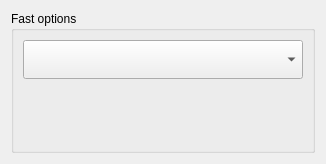
<?xml version="1.0" encoding="UTF-8"?>
<ui version="4.0">
 <class>FastMenu</class>
 <widget class="QWidget" name="FastMenu">
  <property name="geometry">
   <rect>
    <x>0</x>
    <y>0</y>
    <width>298</width>
    <height>164</height>
   </rect>
  </property>
  <layout class="QVBoxLayout" name="verticalLayout">
   <item>
    <widget class="QGroupBox" name="groupBox">
     <property name="title">
      <string>Fast options</string>
     </property>
     <property name="flat">
      <bool>false</bool>
     </property>
     <layout class="QVBoxLayout" name="verticalLayout_2">
      <item>
       <widget class="QComboBox" name="comboBox">
        <property name="font">
         <font>
          <pointsize>20</pointsize>
         </font>
        </property>
        <item>
         <property name="text">
          <string/>
         </property>
        </item>
        <item>
         <property name="text">
          <string> ❶ ❷ Extended view</string>
         </property>
        </item>
        <item>
         <property name="text">
          <string> ❶ ❶ Unified view</string>
         </property>
        </item>
        <item>
         <property name="text">
          <string> ❶     Only first</string>
         </property>
        </item>
        <item>
         <property name="text">
          <string>     ❷ Only second</string>
         </property>
        </item>
       </widget>
      </item>
      <item>
       <spacer name="verticalSpacer">
        <property name="orientation">
         <enum>Qt::Vertical</enum>
        </property>
        <property name="sizeHint" stdset="0">
         <size>
          <width>20</width>
          <height>40</height>
         </size>
        </property>
       </spacer>
      </item>
     </layout>
    </widget>
   </item>
  </layout>
 </widget>
 <resources/>
 <connections/>
</ui>
